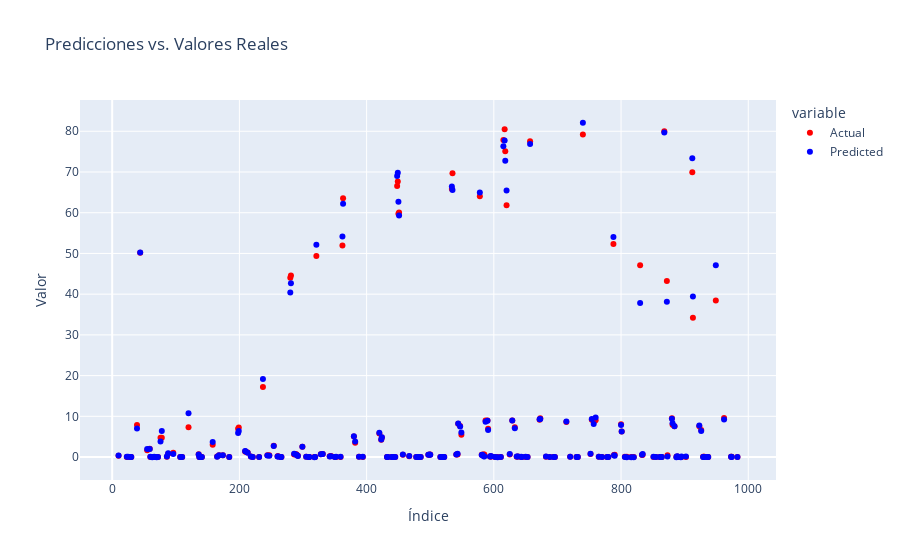

Source (notebook cell):
### Markdown cell above
#### **Visualizamos los resultados**

### Code cell
# Creamos un DataFrame con las predicciones y valores reales
results_df = pd.DataFrame({'Actual': y_test, 'Predicted': y_pred})

# Ordenamos el DataFrame por los valores reales para una mejor visualización
results_df = results_df.sort_values(by='Actual')

# Creamos gráfico de dispersión con Plotly Express
fig = px.scatter(results_df, x=results_df.index, y=['Actual', 'Predicted'],
                 labels={'value': 'Valor'},
                 title='Predicciones vs. Valores Reales',
                 color_discrete_sequence=['red', 'blue'])

# Configuramos el diseño del gráfico
fig.update_layout(
    xaxis_title='Índice',
    yaxis_title='Valor',
)

# Mostramos el gráfico
fig.show()

### Figure 1 — Plotly figure (JSON) as saved in the notebook; plotly's stock layout.template omitted (floating-point values rounded to 4 significant figures; data arrays with more than 128 entries replaced by an {"elided": "..."} marker saying what was removed)
{"data": [{"hovertemplate": "variable=Actual<br>index=%{x}<br>Valor=%{y}<extra></extra>", "legendgroup": "Actual", "marker": {"color": "red", "symbol": "circle"}, "mode": "markers", "name": "Actual", "orientation": "v", "showlegend": true, "type": "scatter", "x": {"elided": "198 int values"}, "xaxis": "x", "y": {"elided": "198 float values"}, "yaxis": "y"}, {"hovertemplate": "variable=Predicted<br>index=%{x}<br>Valor=%{y}<extra></extra>", "legendgroup": "Predicted", "marker": {"color": "blue", "symbol": "circle"}, "mode": "markers", "name": "Predicted", "orientation": "v", "showlegend": true, "type": "scatter", "x": {"elided": "198 int values"}, "xaxis": "x", "y": {"elided": "198 float values"}, "yaxis": "y"}], "layout": {"legend": {"title": {"text": "variable"}, "tracegroupgap": 0}, "title": {"text": "Predicciones vs. Valores Reales"}, "xaxis": {"anchor": "y", "domain": [0, 1], "title": {"text": "Índice"}}, "yaxis": {"anchor": "x", "domain": [0, 1], "title": {"text": "Valor"}}}}
